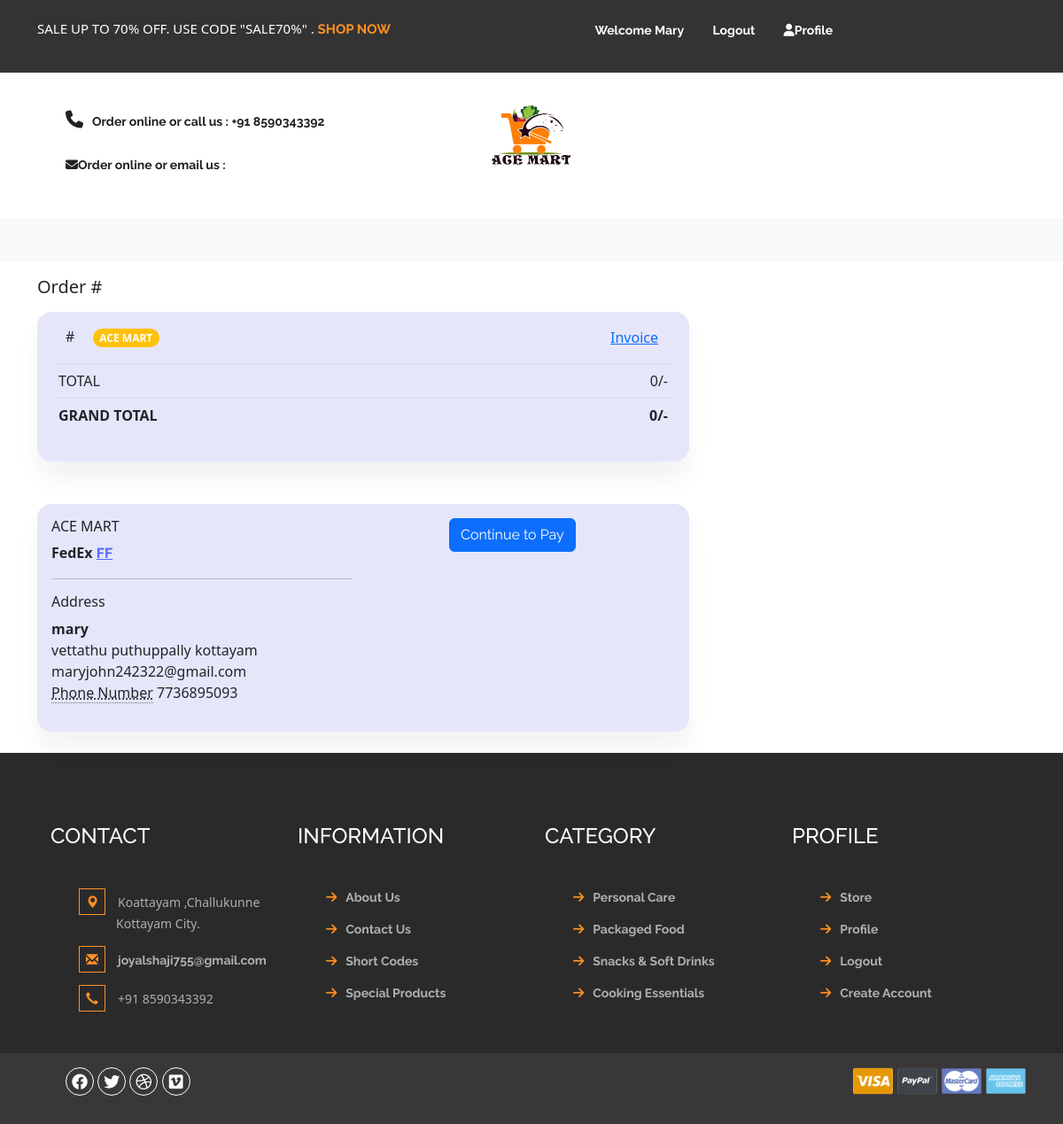
The page /order_details.php (signed in) on the database its author committed.
### tables this page shows
CREATE TABLE `user_registration` (
  `user_id` int(100) NOT NULL,
  `user_email` varchar(225) NOT NULL,
  `user_address` varchar(225) NOT NULL,
  `user_phone_number` varchar(225) NOT NULL,
  `user_ip_address` varchar(225) NOT NULL,
  `user_password` varchar(225) NOT NULL,
  `user_image` varchar(225) NOT NULL,
  `username` varchar(225) NOT NULL
);

CREATE TABLE `category_tbl` (
  `category_id` int(100) NOT NULL,
  `category_name` varchar(225) NOT NULL
);

### order_details.php (the view, shortened to what this page needs)
<?php
include('./Connection/db_connection.php');
include('./Functions/common_function.php');
?>
<?php
include('./Layouts/header2.php');
?>
<!DOCTYPE html>
<html lang="en">
<head>
<link href="https://cdn.jsdelivr.net/npm/bootstrap@5.2.0/dist/css/bootstrap.min.css" rel="stylesheet"
integrity="sha384-gH2yIJqKdNHPEq0n4Mqa/HGKIhSkIHeL5AyhkYV8i59U5AR6csBvApHHNl/vI1Bx">
</head>
<body class="bg-white">
    <nav class="navbar nav-expand-lg bg-light">
        </nav>
<div class="container-fluid">
<?php
$get_details="select * from user_order_pending_tbl";
$result_details=mysqli_query($con,$get_details);
$row=mysqli_fetch_array($result_details);
$invoice=$row['invoice_number'];
?>
<div class="container">
  <div class="d-flex justify-content-between align-items-center py-3">
    <h2 class="h5 mb-0"><a href="#" class="text-muted"></a> Order #<?php echo $invoice ?></h2>
  </div>
  <div class="row">
    <div class="col-lg-8">
      <div class="card mb-5">
        <div class="card-body">
          <div class="mb-3 d-flex justify-content-between">
            <div>
              <span class="me-3">#<?php echo $invoice ?> </span>
              <span class="badge rounded-pill bg-warning">ACE MART</span>
            </div>
            <div class="d-flex">
              <button class="btn btn-link p-0 me-3 d-none d-lg-block btn-icon-text"><i class="bi bi-download"></i> <span class="text">Invoice</span></button>
              <div class="dropdown">
                <button class="btn btn-link p-0 text-muted" type="button" data-bs-toggle="dropdown">
                </button>
              </div>
            </div>
          </div>
          <table class="table table-borderless">
              <?php
$username=$_SESSION['username'];
$get_user_query="select * from user_registration where username='$username'";
$result_user_query=mysqli_query($con,$get_user_query);
$row_fetch=mysqli_fetch_assoc($result_user_query);
$username=$row_fetch['username'];
$user_address=$row_fetch['user_address'];
$user_email=$row_fetch['user_email'];
$total=0;
$user_phone_number=$row_fetch['user_phone_number'];
?>
            <tfoot>
              <tr>
                <td colspan="2">TOTAL</td>
                <td class="text-end"><?php echo $total?>/-</td>
              </tr>
              <tr class="fw-bold">
                <td colspan="2">GRAND TOTAL</td>
                <td class="text-end"><?php echo $total?>/-</td>
              </tr>
            </tfoot>
          </table>
        </div>
      </div>
      <div class="card mb-4">
        <div class="card-body">
          <div class="row">
            <div class="col-lg-6">
            <h3 class="h6">ACE MART</h3>
          <strong>FedEx</strong>
          <span><a href="#" class="text-decoration-underline" target="_blank">FF<?php echo $order_invoice_number?></a> <i class="bi bi-box-arrow-up-right"></i> </span>
          <hr>
          <h3 class="h6">Address</h3>
          <address>
            <strong><?php echo $username ?></strong><br>
            <?php echo $user_address?><br>
             <?php echo $user_email?><br>
            <abbr title="Phone">Phone Number</abbr> <?php echo $user_phone_number?>
          </address>
            </div>
        <div class="col-lg-6">
            <div class="form-outline mb-4 w-50 m-auto">
           <a href="./card_details_and _payment.php?order_id=<?php echo $order_id ?>"><input type="submit" class="btn btn-primary rounded" value="Continue to Pay"></a>
            </div>
        </div>
          </div>
        </div>
      </div>
    </div>
    <div class="col-lg-4">
    </div>
  </div>
</div>
  </div>
<?php
include('./Layouts/footer.php');
?>
</body>
</html>

### Layouts/header2.php (shortened to what this page needs)
<!DOCTYPE html>
<html>
<head>
<link href="css/bootstrap.css" rel="stylesheet" type="text/css" media="all" />
<link href="css/style.css" rel="stylesheet" type="text/css" media="all" />
<link href="css/font-awesome.css" rel="stylesheet">
<link rel="stylesheet" href="https://cdnjs.cloudflare.com/ajax/libs/font-awesome/6.1.2/css/all.min.css"
 />
</head>
<body>
	<div class="agileits_header">
		<div class="container">
			<div class="w3l_offers">
				<p>SALE UP TO 70% OFF. USE CODE "SALE70%" . <a href="#">SHOP NOW</a></p>
			</div>
			<div class="agile-login">
				<ul>
				<?php
					if(!isset($_SESSION['username']))
					{
						echo "<li><a href='registered.php'> Create Account </a></li>";
					}else
					{
						$username=$_SESSION['username'];
						echo "<li><a href='#'>Welcome $username </a></li>";
					}
					?>
					<?php
					if(!isset($_SESSION['username']))
					{
						echo "<li><a href='./redirect.php'>Login</a></li>";
					}
                    else
					{
						echo "<li><a href='logout.php'>Logout</a></li>";
					}
					?>
					<?php
                       if(!isset($_SESSION['username']))
					   {
						   echo "<li><a href='./registered.php'><i class='fa-solid fa-user'></i>Guest</a></li>";
					   }else
					   {
						   echo "<li><a href='./profile.php'><i class='fa-solid fa-user'></i>Profile</a></li>";
					   }
					?>
				</ul>
			</div>
			<div class="clearfix"> </div>
		</div>
	</div>
	<div class="logo_products">
		<div class="container">
		<div class="w3ls_logo_products_left1">
		<ul class="phone_email">
					<a href="joyalshaji755@gmail.com"><li><i class="fa fa-phone" aria-hidden="true"></i>Order online or call us : +91 8590343392</li>
					</a><br>
					<br>
					<a href="joyalshaji755@gmail.com"><li><i class="fa-solid fa-envelope"></i>Order online or email us : </li>
</a>
				</ul>
			</div>
			<div class="w3ls_logo_products_left">
				<a href="./index.php"><img src="./images/ace_logo.png" class="logo" alt=""></a>
			</div>
		</div>
	</div>

### Layouts/footer.php (shortened to what this page needs)
<div class="footer">
		<div class="container">
			<div class="w3_footer_grids">
				<div class="col-md-3 w3_footer_grid">
					<h3>Contact</h3>
					<ul class="address">
						<li><i class="glyphicon glyphicon-map-marker" aria-hidden="true"></i>Koattayam ,Challukunne <span>Kottayam City.</span></li>
						<li><i class="glyphicon glyphicon-envelope" aria-hidden="true"></i><a href="joyalshaji755@gmail.com">joyalshaji755@gmail.com</a></li>
						<li><i class="glyphicon glyphicon-earphone" aria-hidden="true"></i>+91 8590343392</li>
					</ul>
				</div>
				<div class="col-md-3 w3_footer_grid">
					<h3>Information</h3>
					<ul class="info">
						<li><i class="fa fa-arrow-right" aria-hidden="true"></i><a href="#">About Us</a></li>
						<li><i class="fa fa-arrow-right" aria-hidden="true"></i><a href="#">Contact Us</a></li>
						<li><i class="fa fa-arrow-right" aria-hidden="true"></i><a href="#">Short Codes</a></li>
						<li><i class="fa fa-arrow-right" aria-hidden="true"></i><a href="#">Special Products</a></li>
					</ul>
				</div>
				<div class="col-md-3 w3_footer_grid">
					<h3>Category</h3>
					<?php
						footer_category();
				?>
				</div>
				<div class="col-md-3 w3_footer_grid">
					<h3>Profile</h3>
					<ul class="info">
						<li><i class="fa fa-arrow-right" aria-hidden="true"></i><a href="#">Store</a></li>
						<li><i class="fa fa-arrow-right" aria-hidden="true"></i><a href="profile.php">Profile</a></li>
						<?php
						   if(!isset($_SESSION['username']))
						   {
							   echo "<li><i class='fa fa-arrow-right' aria-hidden='true'></i><a href='login.php'>Login</a></li>";
						   }else
						   {
							   echo "<li><i class='fa fa-arrow-right' aria-hidden='true'></i><a href='logout.php'>Logout</a></li>";
						   }
						?>
						<li><i class="fa fa-arrow-right" aria-hidden="true"></i><a href="registered.php">Create Account</a></li>
					</ul>
				</div>
				<div class="clearfix"> </div>
			</div>
		</div>
	</div>
	<div class="footer-botm">
			<div class="container">
				<div class="w3layouts-foot">
					<ul>
						<li><a href="#" class="w3_agile_facebook"><i class="fa-brands fa-facebook"></i></a></li>
						<li><a href="#" class="agile_twitter"><i class="fa-brands fa-twitter"></i></a></li>
						<li><a href="#" class="w3_agile_dribble"><i class="fa-brands fa-dribbble"></i></a></li>
						<li><a href="#" class="w3_agile_vimeo"><i class="fa-brands fa-vimeo"></i></a></li>
					</ul>
				</div>
				<div class="payment-w3ls">
					<img src="images/card.png" alt=" " class="img-responsive">
				</div>
				<div class="clearfix"> </div>
			</div>
		</div>
<link href="css/skdslider.css" rel="stylesheet">
</body>
</html>

### Functions/common_function.php (shortened to what this page needs)
<?php
 function footer_category()
 {
  global $con;
  $select_categorys="select * from category_tbl order by rand() LIMIT 0,5";
						$result_categorys=mysqli_query($con,$select_categorys);
						echo "<ul class='info'>";
						while($row_categorys=mysqli_fetch_assoc($result_categorys))
						{
								$category_title=$row_categorys['category_name'];
								$category_id=$row_categorys['category_id'];
								echo "<li><i class='fa fa-arrow-right' aria-hidden='true'>
								</i><a href='cat_and_sub_cat.php?category_id=$category_id'>$category_title</a></li>";
						}
						echo "</ul>";
 }
?>

### css/style.css (style rules this page uses)
html, body { font-size: 100%; font-family: 'Open Sans', sans-serif; background:#ffffff; }
ul li,ol li { font-size:14px; }
p { margin:0; }
h1,h2,h3,h4,h5,h6,a { font-family: 'Raleway', sans-serif; margin:0; font-weight:700; }
ul,label { margin:0; padding:0; }
input[type="submit"],#PPMiniCart .minicart-submit,.w3ls_vegetables ul li a,input[type="reset"],.agileinfo_mail_grid_left ul li a,.events_bottom_left2 ul li a,.w3ls_service_grids1_right a,ul.agileits_social_icons li a,.w3l_banner_nav_right_banner_pet a,.w3ls_w3l_banner_nav_right_grid_head_grid ul li a,.products-breadcrumb ul li a,.w3_footer_grid ul li a,.w3l_fresh_vegetables_grid ul li a,.wthree_footer_copy p a,.agile_top_brand_left_grid1 .button,.w3ls_logo_products_left1 ul.special_items li a,.w3ls_logo_products_left1 ul.phone_email li a { transition: .5s ease-in; -webkit-transition: .5s ease-in; -moz-transition: .5s ease-in; -o-transition: .5s ease-in; -ms-transition: .5s ease-in; }
.agileits_header { background: #333333; padding: 12px 0; }
.w3l_offers { float: left; padding: 9px 0; width: 47%; }
.w3l_offers p { font-size: 15px; color: #fff; }
.w3l_offers p a { color: #fe9126; text-decoration: none; }
i.fa.fa-phone { margin-right: 10px; font-size: 20px; }
.agile-login { float: left; width: 40%; text-align: center; padding: 9px 0; }
.agile-login ul li { display: inline-block; padding: 0em 1em; }
.agile-login ul li a { font-size: 1em; text-transform: capitalize; color: #fff; text-decoration: none; }
.logo_products { padding: 2em 0; }
.w3ls_logo_products_left { float: left; text-align: center; width: 33.33%; }
.w3ls_logo_products_left1 { float: left; margin-top: 0.6em; width: 33.33%; }
.w3ls_logo_products_left1 ul.phone_email li { display:inline-block; color:#212121; }
.navbar { position: relative; min-height: 50px; margin-bottom: 10px; border: 1px solid transparent; }
.navbar { margin-bottom: 0; border: none; }
.footer { padding: 5em 0 2em; background: #2b2a2a; }
.w3_footer_grid h3 { color: #ffffff; font-size: 1.5em; margin-bottom: 1.8em; text-transform: uppercase; }
.w3_footer_grid ul li { list-style-type: none; margin-bottom: 1em; color: #afafaf; font-size: 14px; }
.w3_footer_grid ul.address li i { color:#fe9126; border: 1px solid #fe9126; padding: .5em; margin-right: 1em; }
.w3_footer_grid ul.address li span { display: block; margin-left: 3em; }
.w3_footer_grid ul li a { color: #afafaf; text-decoration: none; }
i.fa.fa-arrow-right { color: #fe9126; margin-right: 10px; }
.w3layouts-foot ul li { display:inline-block; }
.w3layouts-foot ul li a { width: 32px; height: 32px; color: #fff; border: 1px solid #fff; text-align: center; display: inline-block; font-size: 18px; line-height: 32px; border-radius: 50%; }
.w3layouts-foot { float: left; }
.payment-w3ls { float: right; }
.footer-botm { background: #393737; padding: 16px 0; }
.glyphicon { position: relative; top: 1px; display: inline-block; font-family: 'Glyphicons Halflings'; font-style: normal; font-weight: 400; line-height: 1; -webkit-font-smoothing: antialiased; -moz-osx-font-smoothing: grayscale; color: #777; }

### Layouts/header2.php (style rules this page uses)
.logo { width: 90px; height: 90px; }

### order_details.php (style rules this page uses)
body { background:#eee; }
.card { box-shadow: 0 20px 27px 0 rgb(0 0 0 / 5%); }
.card { position: relative; display: flex; flex-direction: column; min-width: 0; word-wrap: break-word; background-color: lavender;; background-clip: border-box; border: 0 solid rgba(0,0,0,.125); border-radius: 1rem; }
a { color: #5465ff; text-decoration: none; }
.logo { height : 25%; width : 25%; }

### rows shown on the page
user_registration: username "mary", user_address "vettathu puthuppally kottayam", user_email "maryjohn242322@gmail.com", user_phone_number "7736895093"
category_tbl: category_name "Personal Care"
category_tbl: category_name "Packaged Food"
category_tbl: category_name "Snacks & Soft Drinks"
category_tbl: category_name "Cooking Essentials"

### other values the page prints
$username "Mary"
$total "0"
